Frame 1 (no input): blank canvas, image omitted
Frame 60 (the mouse pressed at the canvas centre just before this capture): blank canvas, image omitted
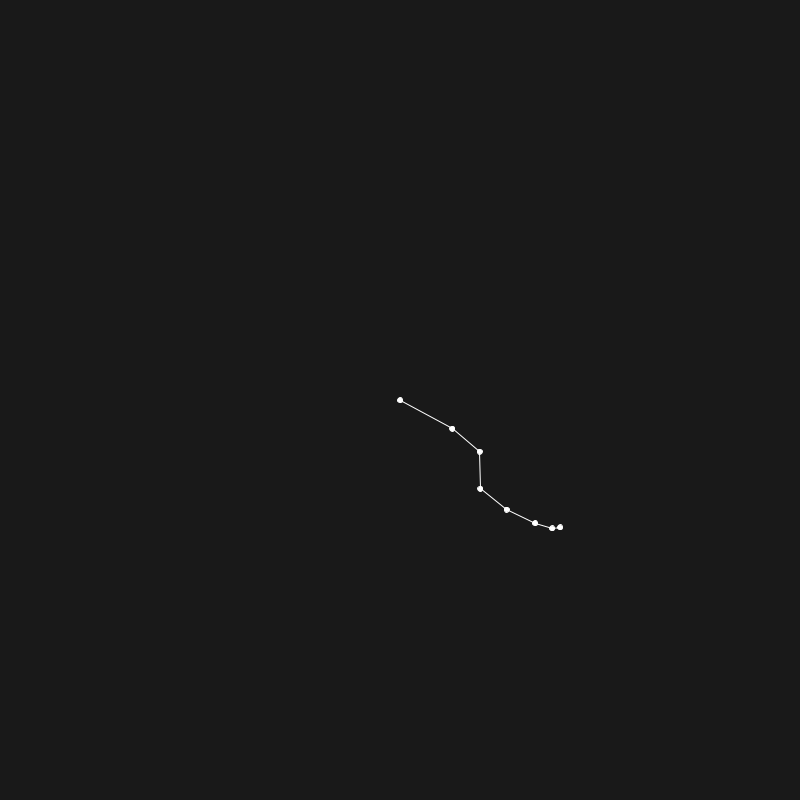
Frame 120 (the mouse held since frame 60 and released just before this capture)

The Processing sketch whose frames 1 and 60 were blank and that drew this single picture after the mouse press (run headless with seeded random() and noise(); from frame 60 on, the mouse is pressed at the canvas centre):

// Processing sketch: Spring_Element
// ── Spring_Element.pde

Vert[] verts = new Vert[8];

Line[] lines = new Line[verts.length-1];

float tScale = 0.01;   // Time scale

void setup() {
  size(800, 800);
  //fullScreen();
  fill(255);
  stroke(255);
  ellipseMode(CENTER);

  for (int i=0; i<verts.length; i++) {
    verts[i] = new Vert(new PVector(100+i*25, 200), 1);
  }
  
  for (int i=0; i<lines.length; i++) {
    lines[i] = new Line(verts[i], verts[i+1]);
  }
  
  
  // Box
  /*
  l1 = new Line(verts[0], verts[1]);
  l2 = new Line(verts[1], verts[3]);
  l3 = new Line(verts[3], verts[2]);
  l4 = new Line(verts[0], verts[2]);
  
  l5 = new Line(verts[0], verts[3]);
  l6 = new Line(verts[2], verts[1]);
  */

  
}


void draw() {
  frameRate(500);
  background(25);
  
  if (keyPressed){
    if (keyCode == RIGHT) {
      PVector force = new PVector(
        verts[verts.length-2].loc.x - verts[verts.length-1].loc.x,
        verts[verts.length-2].loc.y - verts[verts.length-1].loc.y
      );
      force.rotate(90);
      force.normalize();
      
      verts[verts.length-1].applyForce(force);
    }
    
    if (keyCode == LEFT) {
      PVector force = new PVector(
        verts[verts.length-2].loc.x - verts[verts.length-1].loc.x,
        verts[verts.length-2].loc.y - verts[verts.length-1].loc.y
      );
      force.rotate(-90);
      force.normalize();
      
      verts[verts.length-1].applyForce(force);
    }
    
    if (keyCode == UP) {
      lines[0].restLen -= 0.1;
    }
    if (keyCode == DOWN) {
      lines[0].restLen += 0.1;
    }
  }
  
  trimRope();
  
  // Calculate line forces
  for (Line line : lines) {
    line.calcForces();
  }
     
  for (int i=0; i<verts.length; i++) {
    if (!mousePressed) {
      /*
      if (i != 0) {  // Fix first vert in place
        verts[i].vel.add(0,2);
        verts[i].move();
        verts[i].collision();
      }
      */
      verts[i].vel.add(0,2);
      verts[i].move();
      verts[i].collision();
      verts[i].show();
    }else {
      verts[0].vel = new PVector(0,-1);
      verts[0].loc = new PVector(mouseX, mouseY);
      if (i != 0) {  // Fix first vert in place
        verts[i].vel.add(0,2);
        verts[i].move();
      }
      verts[i].collision();
      verts[i].show();
    }
    
  }
  
  // Show lines
  for (Line line : lines) {
    line.show();
  }
  
}
// ── Line.pde
// TO DO:
// Boundary collision
// Seperate compression and expansion dampening

// Angular resistance / dampening


public class Line {
  Vert v1, v2;
  float restLen, dist, v1proj, v2proj;
  PVector v1dir, v2dir, v1LocVel, v2LocVel, v1damp, v2damp;
  float push = .99;  // Resistance to expanding
  float pull = .99;  // Resistance to pulling
  float damp = .9;  // Compression / expansion dampening

  public Line(Vert v1, Vert v2) {
    this.v1 = v1;
    this.v2 = v2;

    restLen = v1.loc.dist(v2.loc);

    // Divide by time scale
    damp /= tScale;    
    push /= tScale;
    pull /= tScale;
  }

  void calcForces() {
    // Heading of contraction / expansion vector
    v1dir = new PVector(v2.loc.x - v1.loc.x, v2.loc.y - v1.loc.y);
    v2dir = new PVector(v1.loc.x - v2.loc.x, v1.loc.y - v2.loc.y);

    // Normalize to length = 1
    v1dir.normalize();
    v2dir.normalize();


    // Multiply heading by difference between distance and rest length
    // to get magnitude of force
    dist = v1.loc.dist(v2.loc);
    v1dir.mult(dist-restLen);
    v2dir.mult(dist-restLen);

    v1damp = new PVector(v1dir.x, v1dir.y);
    v2damp = new PVector(v2dir.x, v2dir.y);
    
    // Convert vertex velocities to local space
    v1LocVel = new PVector(v1.vel.x - v2.vel.x, v1.vel.y - v2.vel.y);
    v2LocVel = new PVector(v2.vel.x - v1.vel.x, v2.vel.y - v1.vel.y);

    // Project velocity vector onto direction vector 
    // to isolate compression / expansion velocity
    v1proj = v1LocVel.dot(v1damp) / pow(mag(v1damp.x, v1damp.y), 2);
    v2proj = v2LocVel.dot(v2damp) / pow(mag(v2damp.x, v2damp.y), 2);
    v1damp.mult(v1proj);
    v2damp.mult(v2proj);
    
    
    // Tighten up first connection
    if (v2 == verts[1]) {v2dir.mult(10);}
    
    
    if (dist > restLen) {
      // Push / pull stiffness
      v1dir.mult(pull);
      v2dir.mult(pull);

      // Dampening (multiply braking vector with dampening constant)
      v1dir.sub(v1damp.mult(damp));
      v2dir.sub(v2damp.mult(damp));
      
    } else if (dist < restLen) {
      v1dir.mult(push);
      v2dir.mult(push);

      // Dampening
      v1dir.sub(v1damp.mult(damp));
      v2dir.sub(v2damp.mult(damp));
    }

    // Divide by mass
    v1dir.div(v1.mass);
    v2dir.div(v2.mass);

    // Multiply by time scale
    v1dir.mult(tScale);
    v2dir.mult(tScale);
    
    // Apply forces (geez finally)
    v1.applyForce(v1dir);
    v2.applyForce(v2dir);
  }

  void show() {
    line(v1.loc.x, v1.loc.y, v2.loc.x, v2.loc.y);
  }
}


void trimRope() {
  if (lines[0].restLen <= 5) {
    Vert[] tmpVerts = new Vert[verts.length-1];
    for (int i=0; i<verts.length-1; i++) {
      tmpVerts[i] = new Vert(verts[i+1].loc, verts[i+1].mass);
    }
    verts = tmpVerts;
    println(verts.length);
  }
}
// ── Vert.pde

public class Vert {
  PVector loc, prevLoc;
  PVector vel = new PVector(0,0);
  PVector acc = new PVector(0,0);
  float mass;
  float gDamp = 0.05;
   
  
  public Vert(PVector loc, float mass) {
    this.loc = loc;
    this.mass = mass;
    gDamp *= tScale;
    gDamp = 1 - gDamp;    
  }

  void applyForce(PVector force) {;
    vel = vel.add(force);
  }

  void move() {
    prevLoc = new PVector(loc.x, loc.y);
    
    vel.add(acc); 
    vel = vel.mult(gDamp);  // Global velocity dampening
    loc = loc.add(vel.x * tScale, vel.y * tScale);
  }
  
  void show() {
    ellipse(loc.x, loc.y, 5, 5);
  }
  
  void collision() {
    if (loc.y >= height) {
      loc.y = prevLoc.y;
      vel.y *= -1;
    }
    if (loc.y <= 0) {
      loc.y = prevLoc.y;
      vel.y *= -1;
    }
    if (loc.x >= width) {
      loc.x = prevLoc.x;
      vel.x *= -1;
    }
    if (loc.x <= 0) {
      loc.x = prevLoc.x;
      vel.x *= -1;
    }
  }
  
}
